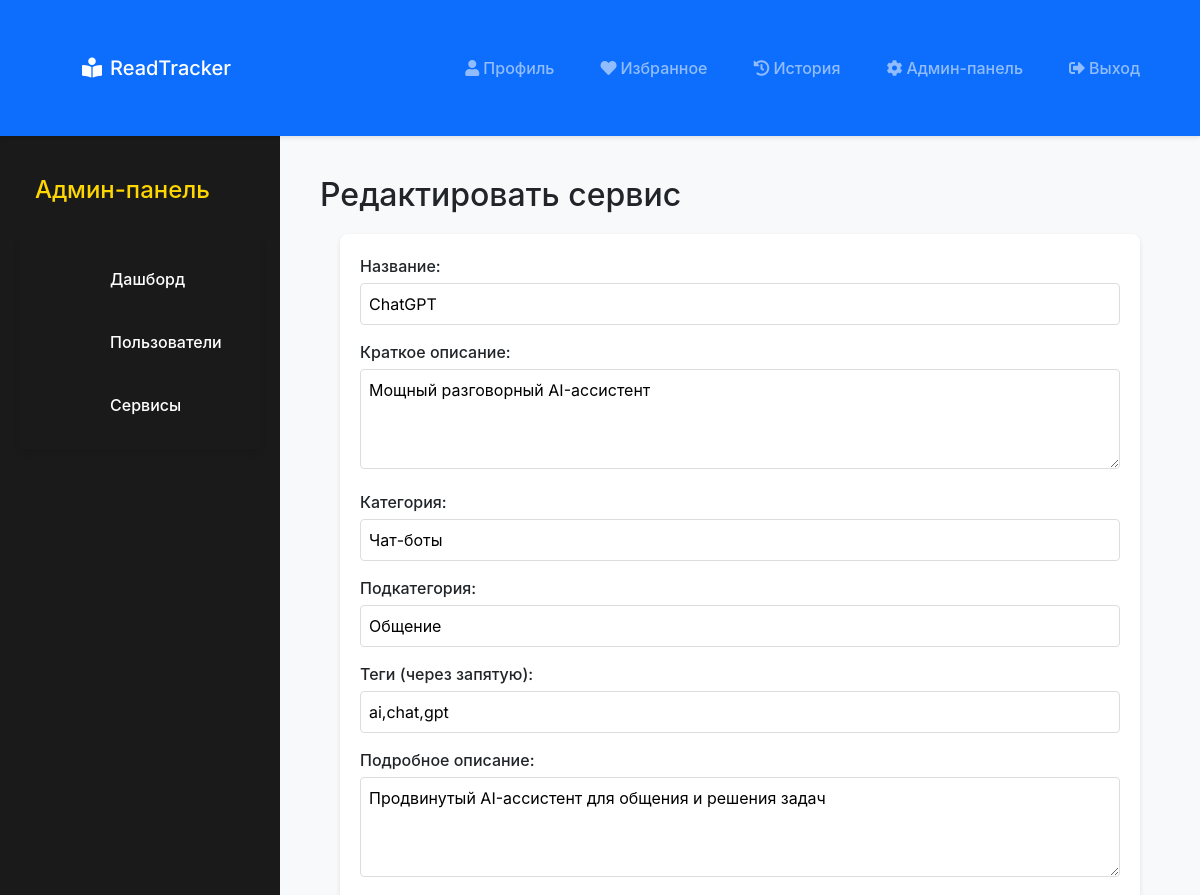
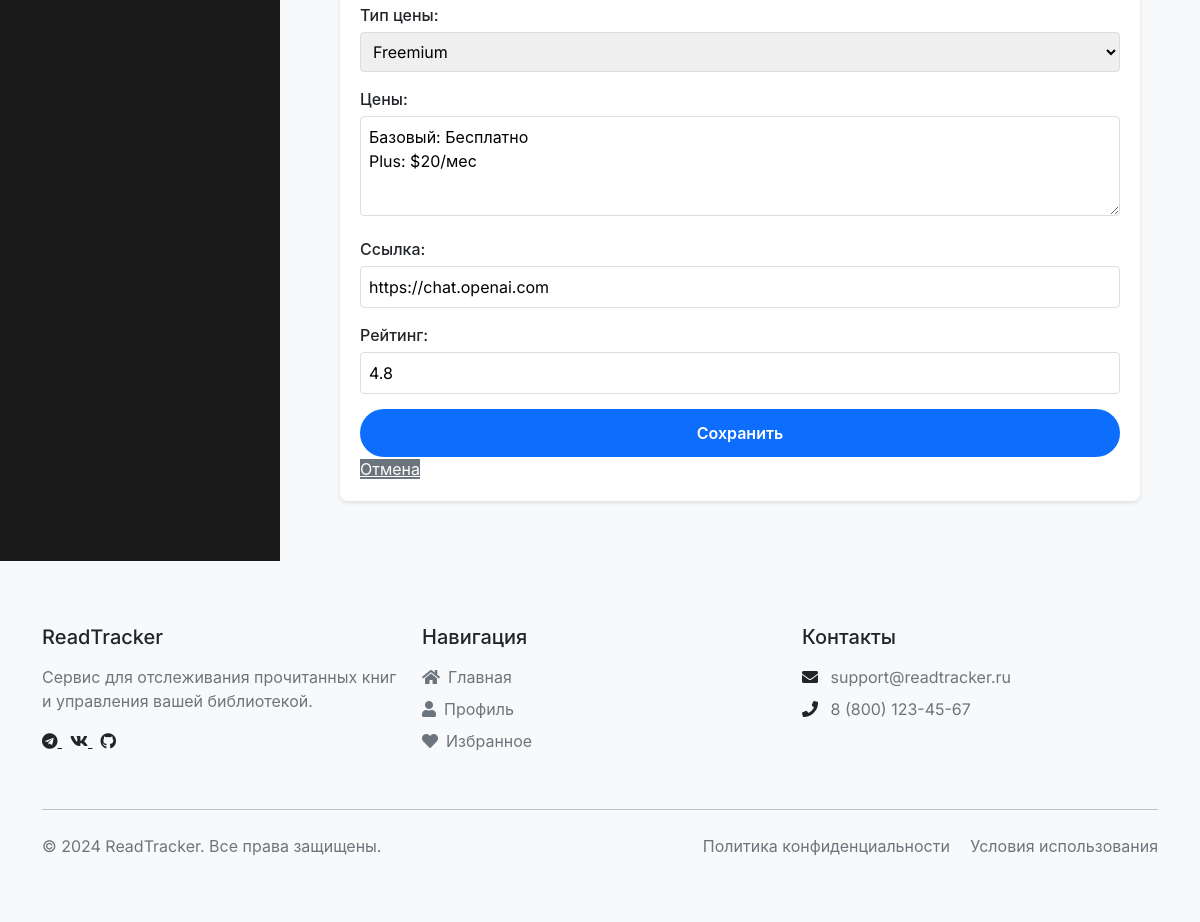
The page /admin/services/1/edit (signed in) on the database its author committed (2 pictures, top to bottom).
### app.py (models this page shows)
class Service(db.Model):
    id = db.Column(db.Integer, primary_key=True)
    title = db.Column(db.String(100), nullable=False)
    description = db.Column(db.Text, nullable=False)
    category = db.Column(db.String(50), nullable=False)
    subcategory = db.Column(db.String(50))
    tags = db.Column(db.String(200))  # Store tags as comma-separated string
    detailed_description = db.Column(db.Text)
    pricing_type = db.Column(db.String(20))  # 'free', 'paid', 'freemium'
    pricing = db.Column(db.Text)
    link = db.Column(db.String(200))
    rating = db.Column(db.Float, default=0.0)
    created_at = db.Column(db.DateTime, default=db.func.current_timestamp())
    favorites = db.relationship('Favorite', backref='service', lazy=True)
    views = db.relationship('ViewHistory', backref='service', lazy=True)
    reviews = db.relationship('Review', backref='service', lazy=True)

### app.py (the view, shortened to what this page needs)
@app.route('/admin/services/<int:service_id>/edit', methods=['GET', 'POST'])
@login_required
@admin_required
def edit_service(service_id):
    service = Service.query.get_or_404(service_id)
    return render_template('admin/service_form.html', service=service)

### app.py (called while the page is built)
@login_manager.user_loader
def load_user(user_id):
    return User.query.get(int(user_id))

def admin_required(f):
    @wraps(f)
    def decorated_function(*args, **kwargs):
        if not current_user.is_authenticated or current_user.role != 'admin':
            flash('Доступ запрещен. Требуются права администратора.')
            return redirect(url_for('index'))
        return f(*args, **kwargs)
    return decorated_function

### templates/admin/service_form.html (shortened to what this page needs)
{% extends "admin/base.html" %}
{% block admin_content %}
<div class="admin-header">
    <h2>{% if service %}Редактировать{% else %}Добавить{% endif %} сервис</h2>
</div>
<form method="POST" class="service-form">
    <div class="form-group">
        <label for="title">Название:</label>
        <input type="text" id="title" name="title" value="{{ service.title if service else '' }}" required>
    </div>
    <div class="form-group">
        <label for="description">Краткое описание:</label>
        <textarea id="description" name="description" required>{{ service.description if service else '' }}</textarea>
    </div>
    <div class="form-group">
        <label for="category">Категория:</label>
        <input type="text" id="category" name="category" value="{{ service.category if service else '' }}" required>
    </div>
    <div class="form-group">
        <label for="subcategory">Подкатегория:</label>
        <input type="text" id="subcategory" name="subcategory" value="{{ service.subcategory if service else '' }}">
    </div>
    <div class="form-group">
        <label for="tags">Теги (через запятую):</label>
        <input type="text" id="tags" name="tags" value="{{ service.tags if service else '' }}">
    </div>
    <div class="form-group">
        <label for="detailed_description">Подробное описание:</label>
        <textarea id="detailed_description" name="detailed_description">{{ service.detailed_description if service else '' }}</textarea>
    </div>
    <div class="form-group">
        <label for="pricing_type">Тип цены:</label>
        <select id="pricing_type" name="pricing_type" required>
            <option value="freemium" {% if service and service.pricing_type == 'freemium' %}selected{% endif %}>Freemium</option>
        </select>
    </div>
    <div class="form-group">
        <label for="pricing">Цены:</label>
        <textarea id="pricing" name="pricing">{{ service.pricing if service else '' }}</textarea>
    </div>
    <div class="form-group">
        <label for="link">Ссылка:</label>
        <input type="url" id="link" name="link" value="{{ service.link if service else '' }}">
    </div>
    <div class="form-group">
        <label for="rating">Рейтинг:</label>
        <input type="number" id="rating" name="rating" min="0" max="5" step="0.1" value="{{ service.rating if service else 0 }}">
    </div>
    <button type="submit" class="btn-primary">Сохранить</button>
    <a href="{{ url_for('admin_services') }}" class="btn-secondary">Отмена</a>
</form>
{% endblock %}

### static/css/style.css (style rules this page uses)
:root { --accent: #FFD700; --accent-dark: #FFC700; --dark: #1A1A1A; --gray-dark: #333333; --gray: #666666; --gray-light: #E5E5E5; --white: #FFFFFF; --primary-color: #4a90e2; --secondary-color: #f5f5f5; --text-color: #333; --border-radius: 8px; }
* { margin: 0; padding: 0; box-sizing: border-box; font-family: 'Inter', -apple-system, BlinkMacSystemFont, sans-serif; }
body { background-color: var(--white); color: var(--text-color); line-height: 1.6; font-family: 'Roboto', sans-serif; }
.btn-primary { background-color: var(--primary-color); color: var(--dark); padding: 12px 25px; border-radius: 25px; text-decoration: none; font-weight: 600; border: none; cursor: pointer; transition: all 0.3s; }
.btn-secondary { background-color: var(--gray-light); color: var(--gray-dark); }
form { max-width: 400px; margin: 20px auto; }
form div { margin-bottom: 15px; }
form label { display: block; margin-bottom: 5px; }
form input { width: 100%; padding: 8px; border: 1px solid #ddd; border-radius: 4px; }
form button { width: 100%; padding: 10px; background-color: #007bff; color: white; border: none; border-radius: 4px; cursor: pointer; }
.service-form { max-width: 800px; background-color: white; padding: 20px; border-radius: 8px; box-shadow: 0 2px 4px rgba(0,0,0,0.1); }
.form-group { margin-bottom: 15px; }
.form-group label { display: block; margin-bottom: 5px; font-weight: 500; }
.form-group input, .form-group select, .form-group textarea { width: 100%; padding: 8px; border: 1px solid #ddd; border-radius: 4px; }
.form-group textarea { min-height: 100px; }

### templates/base.html (style rules this page uses)
body { margin: 0; font-family: 'Inter', sans-serif; }

### rows shown on the page
Service: title "ChatGPT", description "Мощный разговорный AI-ассистент", category "Чат-боты", subcategory "Общение", tags "ai,chat,gpt", detailed_description "Продвинутый AI-ассистент для общения и решения задач", pricing_type "Freemium", pricing "Базовый: Бесплатно Plus: $20/мес", link "https://chat.openai.com", rating "4.8"
